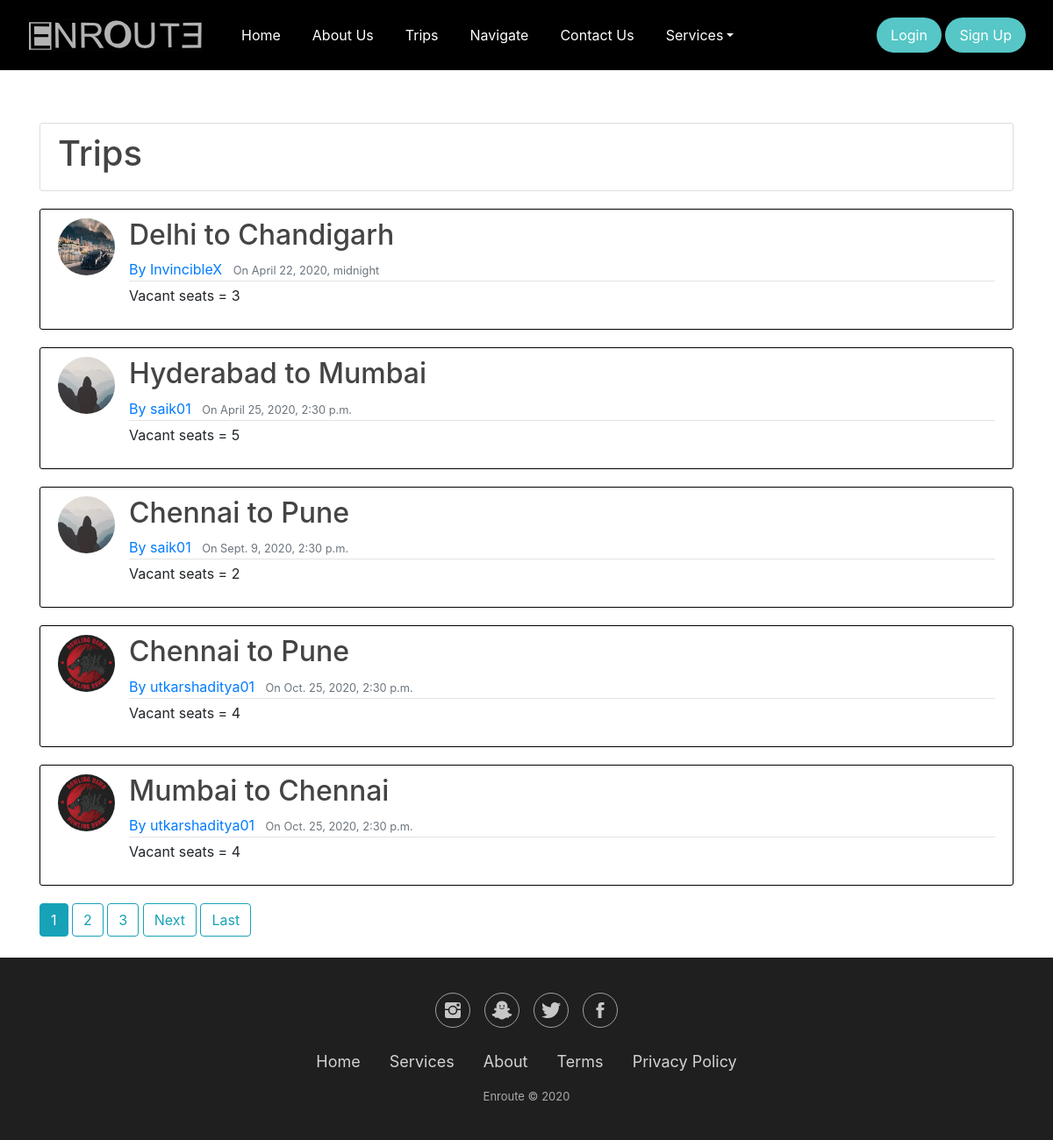
Page /trip on the committed database.
### carpool/models.py (models this page shows, shortened)
class Trip(models.Model): # To have a table of trip in the database along with the below attributes
    source = models.CharField(max_length=100)
    destination = models.CharField(max_length=100)
    vacant_seats = models.IntegerField()
    date_of_trip = models.DateTimeField()
    author = models.ForeignKey(User, on_delete=models.CASCADE) # Linking the user model and the trip model

### users/models.py (models this page shows, shortened)
class Profile(models.Model): # A table of Profile in the database which is linked with the user model
    user = models.OneToOneField(User,on_delete=models.CASCADE) # Every user will have 1 profile
    first_name = models.CharField(max_length=100)
    last_name = models.CharField(max_length=100)
    contact_no = models.CharField(max_length=15)
    image = models.ImageField(default='default.jpg',upload_to='profile_pics')

### carpool/views.py (the view)
# urls.py: path('trip', TripListView.as_view(),name='carpool-trip'),
class TripListView(ListView): # List of all trips logic
    model = Trip
    template_name = 'carpool/trips.html'
    context_object_name='trips'
    ordering = ['date_of_trip']   # to display latest trip by date before
    paginate_by = 5

### carpool/templates/carpool/trips.html (shortened to what this page needs)
{% extends "carpool/base.html" %}
{% load static %}
{% block content %}
<div class="container">
  <article class="media content-section-2">
    <h1>Trips</h1>
  </article>
        {% for trip in trips %}
        <article class="media content-section">
          <img class="rounded-circle article-img"src="{{ trip.author.profile.image.url }}" alt="">
            <div class="media-body">
                <h2><a class="article-title" href="{% url 'trip-detail' trip.id %}">{{ trip.source }} to {{ trip.destination}}</a></h2>
              <div class="article-metadata">
                <a class="mr-2" href="{% url 'user-trips' trip.author.username %}">By {{ trip.author }}</a>
                <small class="text-muted">On {{trip.date_of_trip}}</small>
              </div>
              <p class="article-content">Vacant seats = {{ trip.vacant_seats }}</p>
            </div>
        </article>
        {% endfor %}
        {% if is_paginated %}
          {% for num in page_obj.paginator.page_range %}
            {% if page_obj.number == num %}
              <a class ="btn btn-info mb-4" href="/carpool/trip?page={{ num }}">{{ num }}</a>
            {% elif num > page_obj.number|add:'-3' and num < page_obj.number|add:'3' %}
              <a class ="btn btn-outline-info mb-4" href="/carpool/trip?page={{ num }}">{{ num }}</a>
            {% endif %}
          {% endfor %}
          {% if page_obj.has_next %}
            <a class ="btn btn-outline-info mb-4" href="/carpool/trip?page={{ page_obj.next_page_number }}">Next</a>
            <a class ="btn btn-outline-info mb-4" href="/carpool/trip?page={{ page_obj.paginator.num_pages }}">Last</a>
          {% endif %}
        {% endif %}
</div>
{% endblock content %}

### carpool/templates/carpool/base.html (shortened to what this page needs)
{% load static %}
<!DOCTYPE html>
<html>
<head>
    <link rel="stylesheet" href="https://maxcdn.bootstrapcdn.com/bootstrap/4.0.0/css/bootstrap.min.css">
    <link rel="stylesheet" href="{% static 'carpool/assets/bootstrap/css/bootstrap.min.css' %}">
    <link rel="stylesheet" href="{% static 'carpool/assets/fonts/ionicons.min.css' %}">
    <link rel="stylesheet" href="{% static 'carpool/assets/css/styles.min.css' %}">
</head>
<body>
    <nav class="navbar navbar-light navbar-expand-md navigation-clean-button" id="navbar" style="background-color: rgb(0,0,0);color: rgb(255,255,255);height: 80px;">
        <div class="container-fluid"><a class="navbar-brand" href="{% url 'carpool-home' %}" style="padding-top: 5px;padding-bottom: 5px;"><img src="{% static 'carpool/assets/img/logo_2.svg' %}" style="width: 200px;height: 40px;"></a>
            <div
                class="collapse navbar-collapse" id="navcol-1">
                <ul class="nav navbar-nav mr-auto">
                    <li class="nav-item" role="presentation"><a class="nav-link" href="{% url 'carpool-home' %}" style="color: rgb(255,255,255);">Home</a></li>
                    <li class="nav-item" role="presentation"><a class="nav-link" href="{% url 'carpool-about' %}"style="color: rgb(255,255,255);">About Us</a></li>
                    <li class="nav-item" role="presentation"><a class="nav-link" href="{% url 'carpool-trip' %}"style="color: rgb(255,255,255);">Trips</a></li>
                    <li class="nav-item" role="presentation"><a class="nav-link" href="{% url 'carpool-navigate' %}"style="color: rgb(255,255,255);">Navigate</a></li>
                    <li class="nav-item" role="presentation"><a class="nav-link" href="{% url 'carpool-contact' %}" style="color: rgb(255,255,255);">Contact Us</a></li>
                    <li class="nav-item dropdown"><a class="dropdown-toggle nav-link" data-toggle="dropdown" aria-expanded="false" style="color: rgb(255,255,255);">Services</a>
                    </li>
                </ul><span class="navbar-text actions">
                    {% if user.is_authenticated %}
                    <a class="btn btn-primary action-button" href="{% url 'trip-create' %}" type="button">New Trip</a>
                    <a class="btn btn-primary action-button" href="{% url 'user-trips' user.username %}" type="button">My Trips</a>
                    <a class="btn btn-primary action-button" href="{% url 'profile' %}" type="button">Profile</a>
                    <a class="btn btn-primary action-button" href="{% url 'logout' %}" type="button">Logout</a>
                    </span></div>
                    {% else %}
                    <a class="btn btn-primary action-button" href="{% url 'login' %}" type="button">Login</a>
                    <a class="btn btn-primary action-button" href="{% url 'register' %}" type="button">Sign Up</a></span></div>
                    {% endif %}
            </div>
    </nav>
    {% block content %}{% endblock %}
    <div class="footer-basic" style="background-color: rgb(31,31,31);color: rgb(255,255,255);">
        <footer>
            <div class="social"><a href="#"><i class="icon ion-social-instagram"></i></a><a href="#"><i class="icon ion-social-snapchat"></i></a><a href="#"><i class="icon ion-social-twitter"></i></a><a href="#"><i class="icon ion-social-facebook"></i></a></div>
            <ul class="list-inline">
                <li class="list-inline-item"><a href="{% url 'carpool-home' %}">Home</a></li>
                <li class="list-inline-item"><a href="#">Services</a></li>
                <li class="list-inline-item"><a href="{% url 'carpool-about' %}">About</a></li>
                <li class="list-inline-item"><a href="#">Terms</a></li>
                <li class="list-inline-item"><a href="#">Privacy Policy</a></li>
            </ul>
            <p class="copyright">Enroute © 2020</p>
        </footer>
    </div>
</body>
</html>

### carpool/templates/carpool/trips.html (style rules this page uses)
body { background: #fafafa; color: #333333; margin-top: 5rem; }
h1, h2, h3, h4, h5, h6 { color: #444444; }
ul { margin: 0; }
.content-section { background: #ffffff; padding: 10px 20px; border: 1px solid #000000; border-radius: 3px; margin-bottom: 20px; }
.content-section-2 { background: #ffffff; padding: 10px 20px; border: 1px solid #dfdddd; border-radius: 3px; margin-bottom: 20px; margin-top: 60px; }
.article-title { color: #444444; }
.article-content { white-space: pre-line; }
.article-img { height: 65px; width: 65px; margin-right: 16px; }
.article-metadata { padding-bottom: 1px; margin-bottom: 4px; border-bottom: 1px solid #e3e3e3 }

### rows in the picture
Trip: author.profile.image (picture), source "Delhi", destination "Chandigarh", author "InvincibleX", date_of_trip "April 22, 2020, midnight", vacant_seats "3"
Trip: author.profile.image (placeholder picture), source "Hyderabad", destination "Mumbai", author "saik01", date_of_trip "April 25, 2020, 2:30 p.m.", vacant_seats "5"
Trip: author.profile.image (placeholder picture), source "Chennai", destination "Pune", author "saik01", date_of_trip "Sept. 9, 2020, 2:30 p.m.", vacant_seats "2"
Trip: author.profile.image (picture), source "Chennai", destination "Pune", author "utkarshaditya01", date_of_trip "Oct. 25, 2020, 2:30 p.m.", vacant_seats "4"
Trip: author.profile.image (picture), source "Mumbai", destination "Chennai", author "utkarshaditya01", date_of_trip "Oct. 25, 2020, 2:30 p.m.", vacant_seats "4"

### other values in the picture
{{ num }} "1"
{{ num }} "2" "3"
